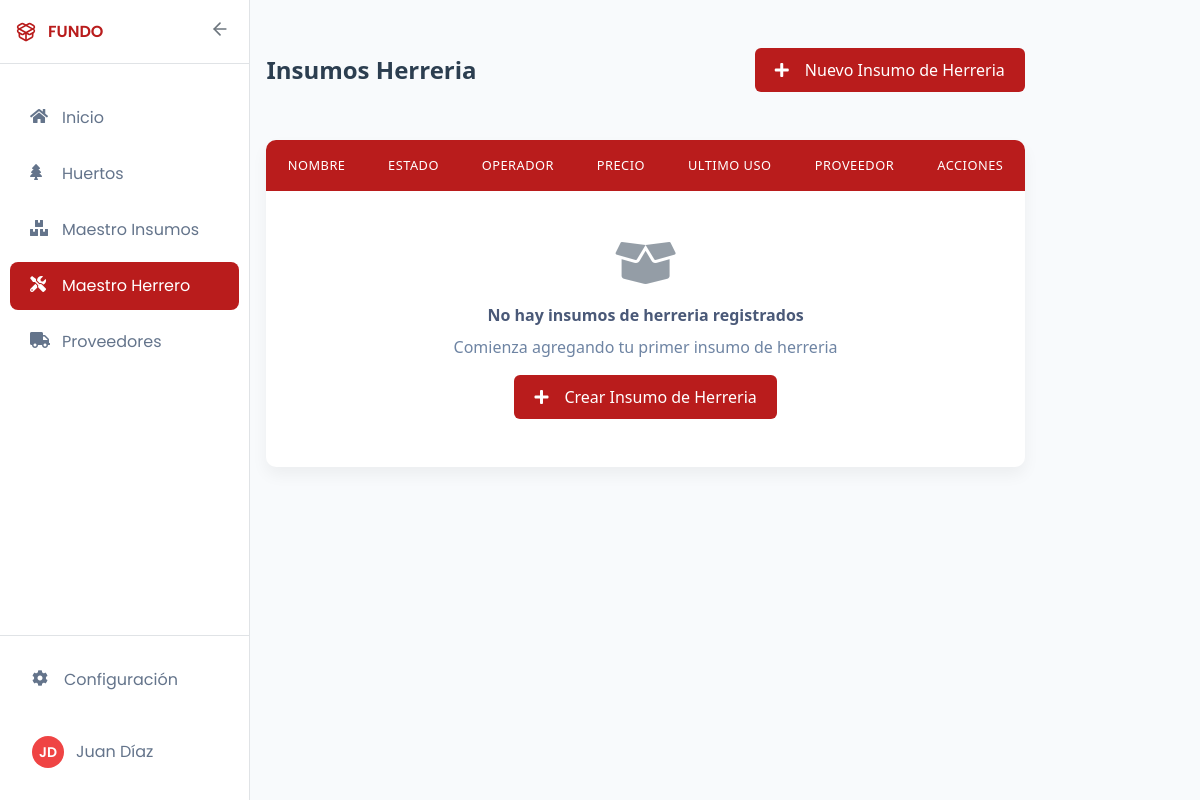
Page /maestroherrero/ on the earlier database version.
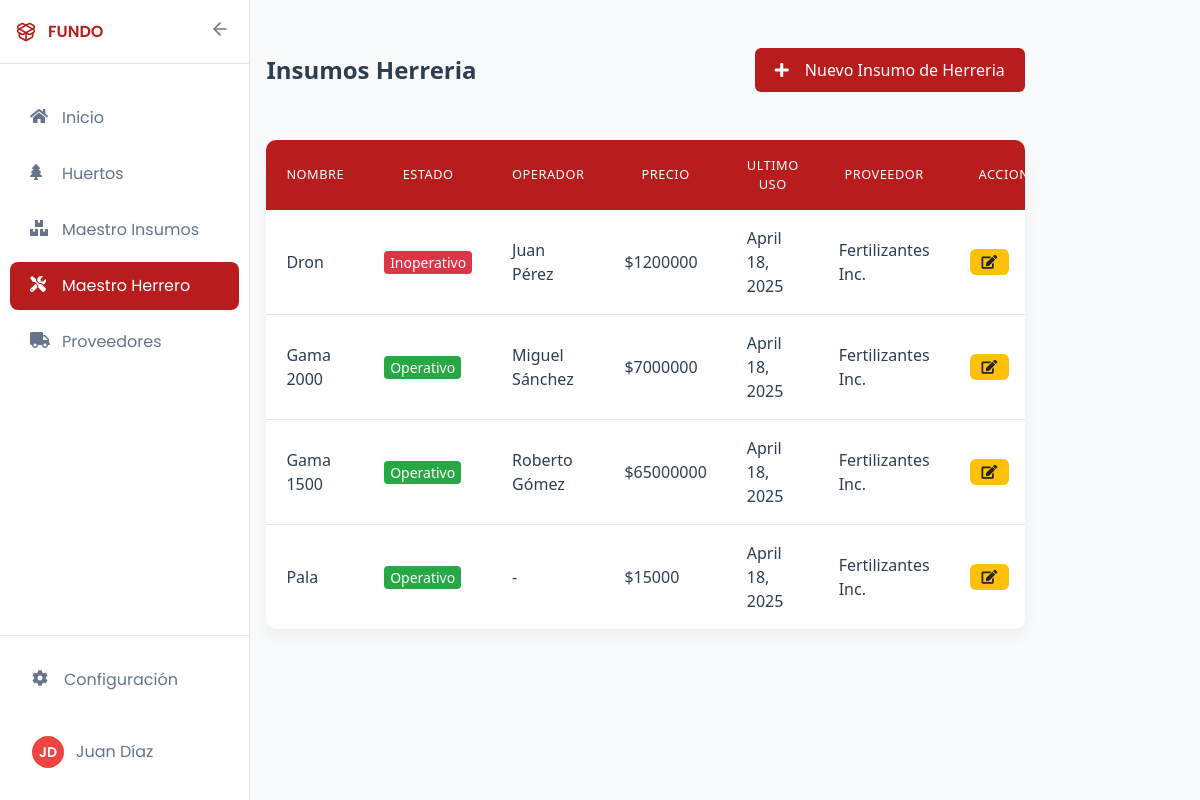
Same page on the later database version.
### core/models.py (models this page shows, shortened)
class InsumoHerreria(models.Model):
    ESTADOS_CHOICES = [
        ('operativo', 'Operativo'),
        ('inoperativo', 'Inoperativo'),
    ]
    nombre = models.CharField(max_length=100)
    estado = models.CharField(max_length=11, choices=ESTADOS_CHOICES, default='Operativo')
    operador = models.CharField(max_length=100)
    precio = models.IntegerField(null=True, blank=True)
    last_use = models.DateField(default=date.today,)
    proveedor = models.ForeignKey(Proveedor,on_delete=models.CASCADE,related_name='proveedoresHe')

class Proveedor(models.Model):
    nombre_empresa = models.CharField(max_length=100)
    nombre_contacto = models.CharField(max_length=100)
    telefono_contacto = models.CharField(max_length=20)

### core/views.py (the view)
# urls.py: path("maestroherrero/", views.InsumoHerreriaListView.as_view(), name='maestroherrero'),
class InsumoHerreriaListView(ListView):
    model = InsumoHerreria
    template_name = 'core/herrero_list.html'
    context_object_name = 'herreros'
    paginate_by = 15
    def get_queryset(self):
        return InsumoHerreria.objects.all()

### core/templates/core/herrero_list.html (shortened to what this page needs)
{% extends 'core/base.html' %}
{% block content %}
<div class="dashboard-container">
    <div class="dashboard-header">
        <h2>Insumos Herreria</h2>
        <a href="{% url 'crear_herrero' %}" class="btn btn-primary">
            <i class="fas fa-plus"></i> Nuevo Insumo de Herreria
        </a>
    </div>
    <div class="card table-responsive">
        <table class="modern-table">
            <thead>
                <tr>
                    <th>Nombre</th>
                    <th>Estado</th>
                    <th>Operador</th>
                    <th>Precio</th>
                    <th>Ultimo Uso</th>
                    <th>Proveedor</th>
                    <th class="text-center">Acciones</th>
                </tr>
            </thead>
            <tbody>
                {% for herrero in herreros %}
                <tr>
                    <td>{{ herrero.nombre }}</td>
                    <td>
                        <span class="estado-{{ herrero.estado }}">{{ herrero.get_estado_display }}</span>
                    </td>
                    <td>{{ herrero.operador }}</td>
                    <td>${{ herrero.precio|floatformat:0 }}</td>
                    <td>{{ herrero.last_use }}</td>
                    <td>{{ herrero.proveedor.nombre_empresa|default:"-" }}</td>
                    <td class="text-center">
                        <div class="action-buttons">
                            <a href="{% url 'editar_herrero' herrero.id %}" class="btn btn-sm btn-edit" title="Editar">
                                <i class="fas fa-edit"></i>
                            </a>
                            <a href="{% url 'eliminar_herrero' herrero.id %}" class="btn btn-sm btn-danger" title="Eliminar">
                            </a>
                        </div>
                    </td>
                </tr>
                {% empty %}
                <tr>
                    <td colspan="7" class="text-center py-4">
                        <div class="empty-state">
                            <i class="fas fa-box-open empty-icon"></i>
                            <h4>No hay insumos de herreria registrados</h4>
                            <p>Comienza agregando tu primer insumo de herreria</p>
                            <a href="{% url 'crear_herrero' %}" class="btn btn-primary mt-2">
                                <i class="fas fa-plus"></i> Crear Insumo de Herreria
                            </a>
                        </div>
                    </td>
                </tr>
                {% endfor %}
            </tbody>
        </table>
    </div>
</div>
{% endblock %}

### core/templates/core/base.html (shortened to what this page needs)
<!DOCTYPE html>
{% load static %}
<html lang="es">
<head>
  <link rel="stylesheet" href="{% static 'core/style.css' %}">
  <link rel="stylesheet" href="https://cdnjs.cloudflare.com/ajax/libs/font-awesome/5.15.4/css/all.min.css">
</head>
  <body>
    <div class="app-container">
      <aside class="sidebar">
        <div class="sidebar-header">
          <div class="logo" id="logoExpand">
            <span>FUNDO</span>
          </div>
          <button class="sidebar-toggle" id="sidebarToggle">
            <svg xmlns="http://www.w3.org/2000/svg" width="24" height="24" viewBox="0 0 24 24" fill="none" stroke="currentColor" stroke-width="2" stroke-linecap="round" stroke-linejoin="round" class="icon">
              <line x1="19" y1="12" x2="5" y2="12"></line>
              <polyline points="12 19 5 12 12 5"></polyline>
            </svg>
          </button>
        </div>
        <div class="sidebar-content">
          <nav class="sidebar-menu">
            <ul>
              <li class="{% if request.path == '/' %}active{% endif %}">
                <a href="{% url 'index' %}">
                  <i class="fas fa-home icon"></i>
                  <span>Inicio</span>
                </a>
              </li>
              <li class="{% if request.path == '/huertos/' %}active{% endif %}">
                <a href="{% url 'huertos' %}">
                  <i class="fas fa-tree icon"></i>
                  <span>Huertos</span>
                </a>
              </li>
              <li class="{% if request.path == '/insumos/' %}active{% endif %}">
                <a href="{% url 'insumos' %}">
                  <i class="fas fa-boxes icon"></i>
                  <span>Maestro Insumos</span>
                </a>
              </li>
              <li class="{% if request.path == '/maestroherrero/' %}active{% endif %}">
                <a href="{% url 'maestroherrero' %}">
                  <i class="fas fa-tools icon"></i>
                  <span>Maestro Herrero</span>
                </a>
              </li>
              <li class="{% if request.path == '/proveedores/' %}active{% endif %}">
                <a href="{% url 'proveedores' %}">
                  <i class="fas fa-truck icon"></i>
                  <span>Proveedores</span>
                </a>
              </li>
            </ul>
          </nav>
        </div>
        <div class="sidebar-footer">
          <a href="#">
            <i class="fas fa-cog icon"></i>
            <span>Configuración</span>
          </a>
          <a href="#" class="user-profile">
            <div class="avatar">
              <span>JD</span>
            </div>
            <span>Juan Díaz</span>
          </a>
        </div>
      </aside>
      <div class="main-content">
        {% block content %}{% endblock %}
      </div>
    </div>
  </body>
  </html>

### core/templates/core/herrero_list.html (style rules this page uses)
.estado-operativo { background-color: #28a745; padding: 2px 6px 2px; border-radius: 4px; font-size: 14px; color: #fff; }
.estado-inoperativo { background-color: #dc3545; padding: 2px 6px 2px; border-radius: 4px; font-size: 14px; color: #fff; }

Differences in the rows shown:
added InsumoHerreria: nombre "Dron", estado "Inoperativo", operador "Juan Pérez", precio "1200000", last_use "April 18, 2025", proveedor.nombre_empresa "Fertilizantes Inc."
added InsumoHerreria: nombre "Gama 2000", estado "Operativo", operador "Miguel Sánchez", precio "7000000", last_use "April 18, 2025", proveedor.nombre_empresa "Fertilizantes Inc."
added InsumoHerreria: nombre "Gama 1500", estado "Operativo", operador "Roberto Gómez", precio "65000000", last_use "April 18, 2025", proveedor.nombre_empresa "Fertilizantes Inc."
added InsumoHerreria: nombre "Pala", estado "Operativo", operador "-", precio "15000", last_use "April 18, 2025", proveedor.nombre_empresa "Fertilizantes Inc."
Other differences:
text no longer shown: "No hay insumos de herreria registrados Comienza agregando tu primer insumo de herreria Crear Insumo de Herreria"
